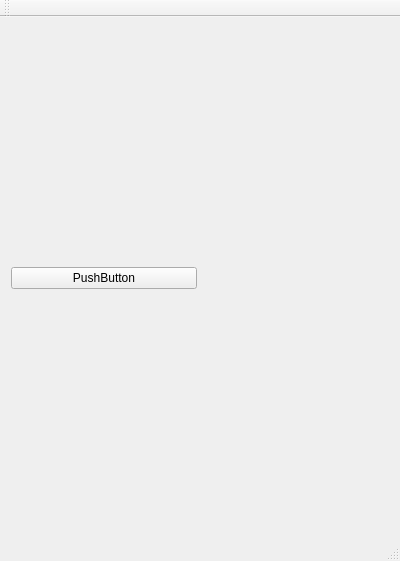
<?xml version="1.0" encoding="UTF-8"?>
<ui version="4.0">
 <class>MainWindow</class>
 <widget class="QMainWindow" name="MainWindow">
  <property name="geometry">
   <rect>
    <x>0</x>
    <y>0</y>
    <width>400</width>
    <height>300</height>
   </rect>
  </property>
  <property name="windowTitle">
   <string>MainWindow</string>
  </property>
  <widget class="QWidget" name="centralWidget">
   <layout class="QGridLayout" name="gridLayout">
    <item row="0" column="1">
     <widget class="QCustomPlot" name="widget" native="true">
      <property name="sizePolicy">
       <sizepolicy hsizetype="Preferred" vsizetype="Preferred">
        <horstretch>0</horstretch>
        <verstretch>1</verstretch>
       </sizepolicy>
      </property>
      <property name="minimumSize">
       <size>
        <width>0</width>
        <height>500</height>
       </size>
      </property>
     </widget>
    </item>
    <item row="0" column="0">
     <widget class="QPushButton" name="pushButton">
      <property name="sizePolicy">
       <sizepolicy hsizetype="Minimum" vsizetype="Fixed">
        <horstretch>0</horstretch>
        <verstretch>1</verstretch>
       </sizepolicy>
      </property>
      <property name="text">
       <string>PushButton</string>
      </property>
     </widget>
    </item>
   </layout>
  </widget>
  <widget class="QMenuBar" name="menuBar">
   <property name="geometry">
    <rect>
     <x>0</x>
     <y>0</y>
     <width>400</width>
     <height>22</height>
    </rect>
   </property>
  </widget>
  <widget class="QToolBar" name="mainToolBar">
   <attribute name="toolBarArea">
    <enum>TopToolBarArea</enum>
   </attribute>
   <attribute name="toolBarBreak">
    <bool>false</bool>
   </attribute>
  </widget>
  <widget class="QStatusBar" name="statusBar"/>
 </widget>
 <layoutdefault spacing="6" margin="11"/>
 <customwidgets>
  <customwidget>
   <class>QCustomPlot</class>
   <extends>QWidget</extends>
   <header>qcustomplot.h</header>
   <container>1</container>
  </customwidget>
 </customwidgets>
 <resources/>
 <connections/>
</ui>
